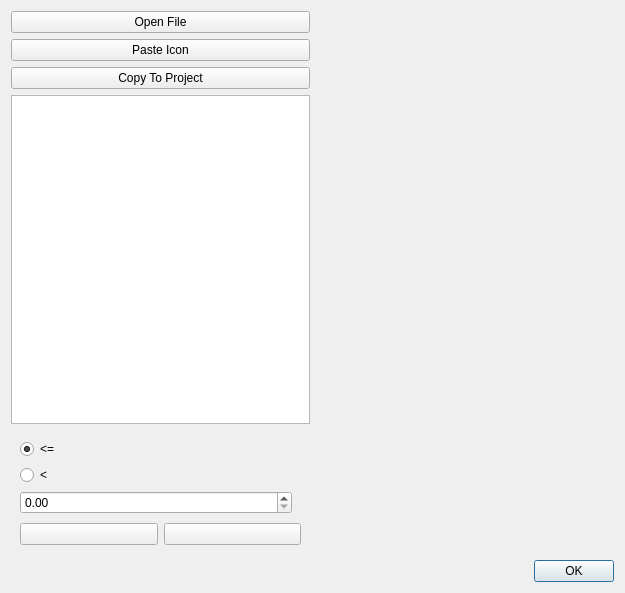
<?xml version="1.0" encoding="UTF-8"?>
<ui version="4.0">
 <class>Dialog</class>
 <widget class="QDialog" name="Dialog">
  <property name="geometry">
   <rect>
    <x>0</x>
    <y>0</y>
    <width>625</width>
    <height>593</height>
   </rect>
  </property>
  <property name="windowTitle">
   <string>Dialog</string>
  </property>
  <layout class="QVBoxLayout" name="verticalLayout_6">
   <item>
    <layout class="QHBoxLayout" name="horizontalLayout_2">
     <item>
      <layout class="QVBoxLayout" name="verticalLayout_4">
       <item>
        <widget class="QPushButton" name="open">
         <property name="maximumSize">
          <size>
           <width>16777215</width>
           <height>16777215</height>
          </size>
         </property>
         <property name="text">
          <string>Open File</string>
         </property>
         <property name="icon">
          <iconset>
           <normaloff>../icons/document-open.svg</normaloff>../icons/document-open.svg</iconset>
         </property>
         <property name="iconSize">
          <size>
           <width>24</width>
           <height>24</height>
          </size>
         </property>
        </widget>
       </item>
       <item>
        <widget class="QPushButton" name="paste">
         <property name="maximumSize">
          <size>
           <width>16777215</width>
           <height>16777215</height>
          </size>
         </property>
         <property name="text">
          <string>Paste Icon</string>
         </property>
         <property name="icon">
          <iconset>
           <normaloff>../icons/edit-paste.svg</normaloff>../icons/edit-paste.svg</iconset>
         </property>
         <property name="iconSize">
          <size>
           <width>24</width>
           <height>24</height>
          </size>
         </property>
        </widget>
       </item>
       <item>
        <widget class="QPushButton" name="copy">
         <property name="text">
          <string>Copy To Project</string>
         </property>
        </widget>
       </item>
       <item>
        <widget class="QListWidget" name="valueList"/>
       </item>
       <item>
        <widget class="QWidget" name="editable" native="true">
         <layout class="QVBoxLayout" name="verticalLayout_5">
          <item>
           <widget class="QStackedWidget" name="stack">
            <property name="sizePolicy">
             <sizepolicy hsizetype="Preferred" vsizetype="Maximum">
              <horstretch>0</horstretch>
              <verstretch>0</verstretch>
             </sizepolicy>
            </property>
            <property name="maximumSize">
             <size>
              <width>16777215</width>
              <height>16777215</height>
             </size>
            </property>
            <property name="frameShape">
             <enum>QFrame::NoFrame</enum>
            </property>
            <property name="lineWidth">
             <number>0</number>
            </property>
            <property name="currentIndex">
             <number>0</number>
            </property>
            <widget class="QWidget" name="floatPage">
             <layout class="QVBoxLayout" name="verticalLayout">
              <property name="leftMargin">
               <number>0</number>
              </property>
              <property name="topMargin">
               <number>0</number>
              </property>
              <property name="bottomMargin">
               <number>0</number>
              </property>
              <item>
               <widget class="QRadioButton" name="lessEqual">
                <property name="text">
                 <string>&lt;=</string>
                </property>
                <property name="checked">
                 <bool>true</bool>
                </property>
               </widget>
              </item>
              <item>
               <widget class="QRadioButton" name="less">
                <property name="text">
                 <string>&lt;</string>
                </property>
               </widget>
              </item>
              <item>
               <widget class="QDoubleSpinBox" name="floatValue"/>
              </item>
             </layout>
            </widget>
            <widget class="QWidget" name="intPage">
             <layout class="QVBoxLayout" name="verticalLayout_2">
              <property name="margin">
               <number>0</number>
              </property>
              <item>
               <widget class="QSpinBox" name="intValue"/>
              </item>
             </layout>
            </widget>
            <widget class="QWidget" name="textPage">
             <layout class="QVBoxLayout" name="verticalLayout_3">
              <property name="margin">
               <number>0</number>
              </property>
              <item>
               <widget class="QPushButton" name="up">
                <property name="maximumSize">
                 <size>
                  <width>16777215</width>
                  <height>16777215</height>
                 </size>
                </property>
                <property name="text">
                 <string/>
                </property>
                <property name="icon">
                 <iconset>
                  <normaloff>../icons/up.svg</normaloff>../icons/up.svg</iconset>
                </property>
                <property name="iconSize">
                 <size>
                  <width>24</width>
                  <height>24</height>
                 </size>
                </property>
               </widget>
              </item>
              <item>
               <widget class="QPushButton" name="down">
                <property name="maximumSize">
                 <size>
                  <width>16777215</width>
                  <height>16777215</height>
                 </size>
                </property>
                <property name="text">
                 <string/>
                </property>
                <property name="icon">
                 <iconset>
                  <normaloff>../icons/down.svg</normaloff>../icons/down.svg</iconset>
                </property>
                <property name="iconSize">
                 <size>
                  <width>24</width>
                  <height>24</height>
                 </size>
                </property>
               </widget>
              </item>
              <item>
               <widget class="QLineEdit" name="textValue"/>
              </item>
             </layout>
            </widget>
           </widget>
          </item>
          <item>
           <layout class="QHBoxLayout" name="horizontalLayout_3">
            <item>
             <widget class="QPushButton" name="addValue">
              <property name="maximumSize">
               <size>
                <width>16777215</width>
                <height>16777215</height>
               </size>
              </property>
              <property name="text">
               <string/>
              </property>
              <property name="icon">
               <iconset>
                <normaloff>../icons/add.svg</normaloff>../icons/add.svg</iconset>
              </property>
              <property name="iconSize">
               <size>
                <width>24</width>
                <height>24</height>
               </size>
              </property>
             </widget>
            </item>
            <item>
             <widget class="QPushButton" name="deleteValue">
              <property name="maximumSize">
               <size>
                <width>16777215</width>
                <height>16777215</height>
               </size>
              </property>
              <property name="text">
               <string/>
              </property>
              <property name="icon">
               <iconset>
                <normaloff>../icons/remove.svg</normaloff>../icons/remove.svg</iconset>
              </property>
              <property name="iconSize">
               <size>
                <width>24</width>
                <height>24</height>
               </size>
              </property>
             </widget>
            </item>
           </layout>
          </item>
         </layout>
        </widget>
       </item>
       <item>
        <layout class="QHBoxLayout" name="horizontalLayout"/>
       </item>
      </layout>
     </item>
     <item>
      <widget class="Label" name="image">
       <property name="sizePolicy">
        <sizepolicy hsizetype="Expanding" vsizetype="Preferred">
         <horstretch>0</horstretch>
         <verstretch>0</verstretch>
        </sizepolicy>
       </property>
       <property name="text">
        <string/>
       </property>
       <property name="alignment">
        <set>Qt::AlignCenter</set>
       </property>
      </widget>
     </item>
    </layout>
   </item>
   <item>
    <widget class="QDialogButtonBox" name="buttonBox">
     <property name="standardButtons">
      <set>QDialogButtonBox::Ok</set>
     </property>
    </widget>
   </item>
  </layout>
 </widget>
 <customwidgets>
  <customwidget>
   <class>Label</class>
   <extends>QLabel</extends>
   <header>karabo_gui/displaywidgets/icons</header>
  </customwidget>
 </customwidgets>
 <resources/>
 <connections>
  <connection>
   <sender>buttonBox</sender>
   <signal>accepted()</signal>
   <receiver>Dialog</receiver>
   <slot>accept()</slot>
   <hints>
    <hint type="sourcelabel">
     <x>291</x>
     <y>299</y>
    </hint>
    <hint type="destinationlabel">
     <x>291</x>
     <y>160</y>
    </hint>
   </hints>
  </connection>
  <connection>
   <sender>buttonBox</sender>
   <signal>rejected()</signal>
   <receiver>Dialog</receiver>
   <slot>reject()</slot>
   <hints>
    <hint type="sourcelabel">
     <x>291</x>
     <y>299</y>
    </hint>
    <hint type="destinationlabel">
     <x>291</x>
     <y>160</y>
    </hint>
   </hints>
  </connection>
 </connections>
</ui>
